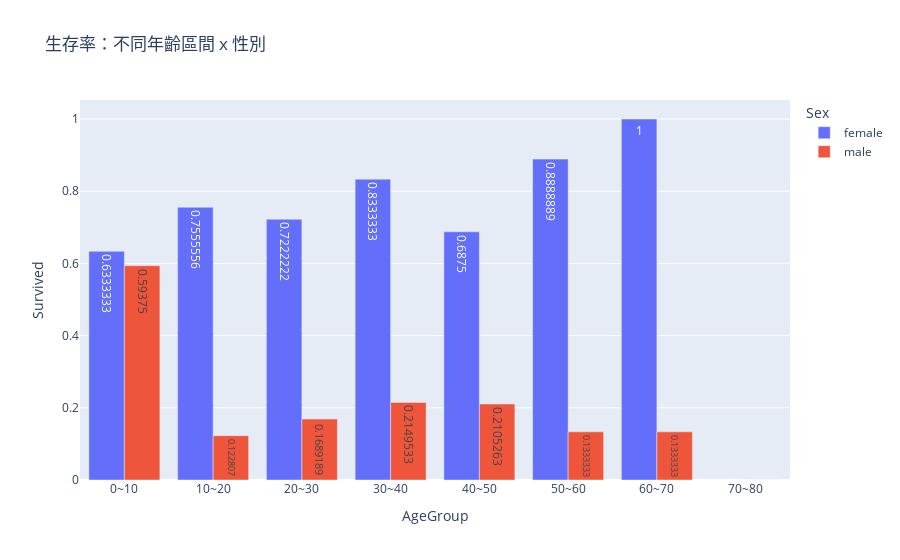

Source (notebook cell):
### Code cell
import plotly.express as px

# 計算每個年齡區間、每個性別的生存率
grouped = train.groupby(["AgeGroup", "Sex"])["Survived"].mean().reset_index()

fig = px.bar(
    grouped,
    x="AgeGroup",
    y="Survived",
    color="Sex",
    barmode="group",
    title="生存率：不同年齡區間 x 性別",
    text_auto=True
)

fig.show()

### Figure 1 — Plotly figure (JSON) as saved in the notebook; plotly's stock layout.template omitted (floating-point values rounded to 4 significant figures)
{"data": [{"alignmentgroup": "True", "hovertemplate": "Sex=female<br>AgeGroup=%{x}<br>Survived=%{y}<extra></extra>", "legendgroup": "female", "marker": {"color": "#636efa", "pattern": {"shape": ""}}, "name": "female", "offsetgroup": "female", "orientation": "v", "showlegend": true, "textposition": "auto", "texttemplate": "%{y}", "type": "bar", "x": ["0~10", "10~20", "20~30", "30~40", "40~50", "50~60", "60~70", "70~80"], "xaxis": "x", "y": [0.6333, 0.7556, 0.7222, 0.8333, 0.6875, 0.8889, 1.0, NaN], "yaxis": "y"}, {"alignmentgroup": "True", "hovertemplate": "Sex=male<br>AgeGroup=%{x}<br>Survived=%{y}<extra></extra>", "legendgroup": "male", "marker": {"color": "#EF553B", "pattern": {"shape": ""}}, "name": "male", "offsetgroup": "male", "orientation": "v", "showlegend": true, "textposition": "auto", "texttemplate": "%{y}", "type": "bar", "x": ["0~10", "10~20", "20~30", "30~40", "40~50", "50~60", "60~70", "70~80"], "xaxis": "x", "y": [0.5938, 0.1228, 0.1689, 0.215, 0.2105, 0.1333, 0.1333, 0.0], "yaxis": "y"}], "layout": {"barmode": "group", "legend": {"title": {"text": "Sex"}, "tracegroupgap": 0}, "title": {"text": "生存率：不同年齡區間 x 性別"}, "xaxis": {"anchor": "y", "domain": [0, 1], "title": {"text": "AgeGroup"}}, "yaxis": {"anchor": "x", "domain": [0, 1], "title": {"text": "Survived"}}}}
